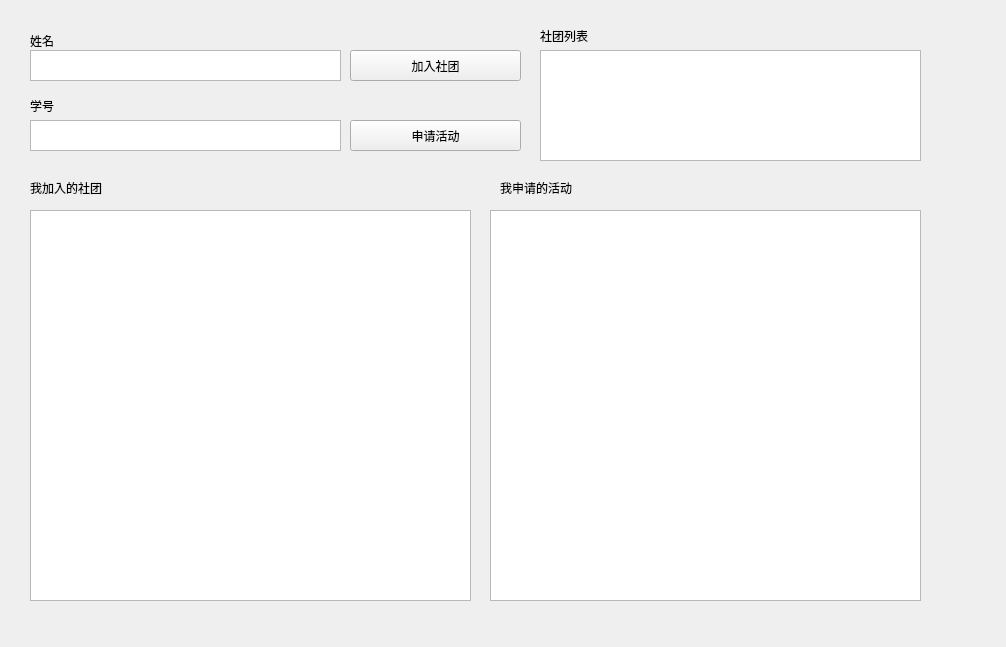
<?xml version="1.0" encoding="UTF-8"?>
<ui version="4.0">
 <class>Dash</class>
 <widget class="QWidget" name="Dash">
  <property name="geometry">
   <rect>
    <x>0</x>
    <y>0</y>
    <width>1006</width>
    <height>647</height>
   </rect>
  </property>
  <property name="windowTitle">
   <string>Form</string>
  </property>
  <widget class="QListView" name="name">
   <property name="geometry">
    <rect>
     <x>30</x>
     <y>50</y>
     <width>311</width>
     <height>31</height>
    </rect>
   </property>
  </widget>
  <widget class="QLabel" name="label">
   <property name="geometry">
    <rect>
     <x>30</x>
     <y>30</y>
     <width>61</width>
     <height>21</height>
    </rect>
   </property>
   <property name="text">
    <string>姓名</string>
   </property>
  </widget>
  <widget class="QLabel" name="label_2">
   <property name="geometry">
    <rect>
     <x>30</x>
     <y>100</y>
     <width>54</width>
     <height>12</height>
    </rect>
   </property>
   <property name="text">
    <string>学号</string>
   </property>
  </widget>
  <widget class="QLabel" name="label_3">
   <property name="geometry">
    <rect>
     <x>30</x>
     <y>180</y>
     <width>81</width>
     <height>16</height>
    </rect>
   </property>
   <property name="text">
    <string>我加入的社团</string>
   </property>
  </widget>
  <widget class="QLabel" name="label_4">
   <property name="geometry">
    <rect>
     <x>500</x>
     <y>180</y>
     <width>81</width>
     <height>16</height>
    </rect>
   </property>
   <property name="text">
    <string>我申请的活动</string>
   </property>
  </widget>
  <widget class="QTableWidget" name="myclub">
   <property name="geometry">
    <rect>
     <x>30</x>
     <y>210</y>
     <width>441</width>
     <height>391</height>
    </rect>
   </property>
  </widget>
  <widget class="QTableWidget" name="myacit">
   <property name="geometry">
    <rect>
     <x>490</x>
     <y>210</y>
     <width>431</width>
     <height>391</height>
    </rect>
   </property>
  </widget>
  <widget class="QPushButton" name="pushButton">
   <property name="geometry">
    <rect>
     <x>350</x>
     <y>50</y>
     <width>171</width>
     <height>31</height>
    </rect>
   </property>
   <property name="text">
    <string>加入社团</string>
   </property>
  </widget>
  <widget class="QPushButton" name="pushButton_2">
   <property name="geometry">
    <rect>
     <x>350</x>
     <y>120</y>
     <width>171</width>
     <height>31</height>
    </rect>
   </property>
   <property name="text">
    <string>申请活动</string>
   </property>
  </widget>
  <widget class="QTextBrowser" name="username">
   <property name="geometry">
    <rect>
     <x>30</x>
     <y>120</y>
     <width>311</width>
     <height>31</height>
    </rect>
   </property>
  </widget>
  <widget class="QTableWidget" name="clubinfo">
   <property name="geometry">
    <rect>
     <x>540</x>
     <y>50</y>
     <width>381</width>
     <height>111</height>
    </rect>
   </property>
  </widget>
  <widget class="QLabel" name="label_5">
   <property name="geometry">
    <rect>
     <x>540</x>
     <y>30</y>
     <width>54</width>
     <height>12</height>
    </rect>
   </property>
   <property name="text">
    <string>社团列表</string>
   </property>
  </widget>
 </widget>
 <resources/>
 <connections/>
</ui>
